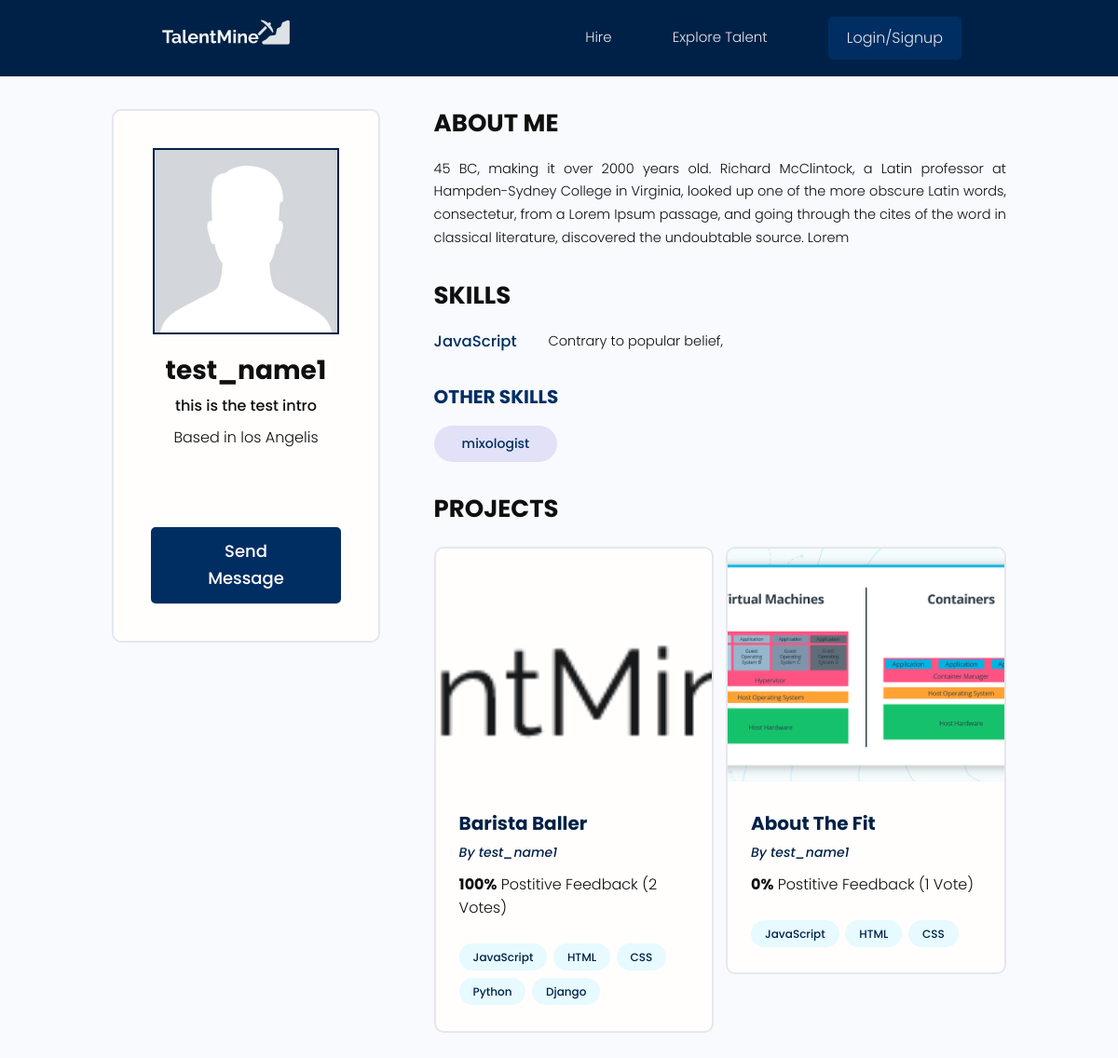
/users/profile/17212aeb-934c-4024-9a14-a50b05b2acdd, run on the app's committed database.
### users/models.py (models this page shows, shortened)
class Profile(models.Model):
    user = models.OneToOneField(User,on_delete=models.CASCADE,null=True,blank=True)
    name = models.CharField(max_length = 100,blank=True,null=True)
    email = models.EmailField(max_length=100,blank=True,null=True)
    username  = models.CharField(max_length = 100,blank=True,null=True)
    location = models.CharField(max_length = 500,blank=True,null=True)
    short_intro  = models.CharField(max_length = 180,blank=True,null=True)
    bio = models.TextField(blank=True,null=True)
    profile_image = models.ImageField(null=True,blank=True,upload_to = 'profiles/',default ="profiles/avatar.jpeg" )
    social_github =  models.CharField(max_length = 5000,blank=True,null=True)
    social_twitter =  models.CharField(max_length = 5000,blank=True,null=True)
    social_linkedin =  models.CharField(max_length = 5000,blank=True,null=True)
    social_website =  models.CharField(max_length = 5000,blank=True,null=True)
    created = models.DateTimeField(auto_now_add=True)
    id = models.UUIDField(default = uuid.uuid4, unique=True,primary_key=True,editable=False)

class Skill(models.Model):
    owner = models.ForeignKey(Profile,on_delete = models.CASCADE,null=True)
    name = models.CharField(max_length = 100,blank=True,null=True)
    description = models.TextField(blank=True,null=True)
    created = models.DateTimeField(auto_now_add=True)
    id = models.UUIDField(default = uuid.uuid4, unique=True,primary_key=True,editable=False)

### projects/models.py (models this page shows, shortened)
class Project(models.Model):
    owner = models.ForeignKey(Profile,null=True,blank=True,on_delete=models.SET_NULL)
    id = models.UUIDField(default = uuid.uuid4, unique=True,primary_key=True,editable=False)
    title = models.CharField(max_length=200)
    description = models.TextField(null=True, blank=True)
    featured_image = models.ImageField(null=True,blank=True,default="default.jpg")
    demo_link = models.CharField(max_length=20000,null=True,blank=True)
    source_link = models.CharField(max_length=20000,null=True,blank=True)
    tags = models.ManyToManyField('Tag',blank=True)
    vote_total = models.IntegerField(default=0,null=True,blank=True)
    vote_ratio = models.IntegerField(default=0,null=True,blank=True)
    created = models.DateTimeField(auto_now_add=True)
    class Meta:
        ordering=['-vote_ratio','-vote_total','title']

class Tag(models.Model):
    name = models.CharField(max_length=200)
    created = models.DateTimeField(auto_now_add=True)
    id = models.UUIDField(default = uuid.uuid4, unique=True,primary_key=True,editable=False)
    def __str__(self):
        return self.name

### users/views.py (the view)
# urls.py: path('profile/<str:pk>',views.userProfile,name='user-profile'),
def userProfile(request,pk):
    profile = Profile.objects.get(id=pk)
    topSkills  = profile.skill_set.exclude(description__exact="")
    otherSkills = profile.skill_set.filter(description="")
    context = {'profile':profile,'topSkills':topSkills,'otherSkills':otherSkills}
    return render(request,'users/user-profile.html',context)

### users/templates/users/user-profile.html (shortened to what this page needs)
{%extends 'main.html'%}
{%block content%}
<main class="profile my-md">
  <div class="container">
    <div class="layout">
      <div class="column column--1of3">
        <div class="card text-center">
          <div class="card__body dev">
            <img class="avatar avatar--xl" src="{{profile.profile_image.url}}" style="border-radius:0px"/>
            <h2 class="dev__name">{{profile.name}}</h2>
            <p class="dev__title">{{profile.short_intro}}</p>
            <p class="dev__location">Based in {{profile.location}}</p>
            <ul class="dev__social">
            </ul>
            <a href="{%url 'create-message' profile.id%}" class="btn btn--sub btn--lg">Send Message </a>
          </div>
        </div>
      </div>
      <div class="column column--2of3">
        <div class="devInfo">
          <h3 class="devInfo__title">About Me</h3>
          <p class="devInfo__about">
            {{profile.bio}}
          </p>
        </div>
        <div class="devInfo">
          <h3 class="devInfo__title">Skills</h3>
          <div class="devInfo__skills">
            {%for skill in topSkills%}
            <div class="devSkill">
              <h4 class="devSkill__title">{{skill.name}}</h4>
              <p class="devSkill__info">
                {{skill.description}}
              </p>
            </div>
            {%endfor%}
            <h3 class="devInfo__subtitle">Other Skills</h3>
            <div class="devInfo__otherSkills">
                {%for skill in otherSkills%}
              <span class="tag tag--pill tag--sub tag--lg">
                <small>{{skill.name}}</small>
              </span>
              {%endfor%}
            </div>
          </div>
        </div>
        <div class="devInfo">
          <h3 class="devInfo__title">Projects</h3>
          <div class="grid grid--two">
            {% for project in profile.project_set.all%}
            <div class="column">
              <div class="card project">
                <a href="{%url 'project' project.id%}" class="project">
                  <img class="project__thumbnail" src="{{project.featured_image.url}}" alt="project thumbnail" />
                  <div class="card__body">
                    <h3 class="project__title">{{project.title}}</h3>
                    <p><a class="project__author" href="">By {{project.owner.name}}</a></p>
                    <p class="project--rating">
                      <span style="font-weight: bold;">{{project.vote_ratio}}%</span> Postitive
                      Feedback ({{project.vote_total}} Vote{{project.vote_total|pluralize:"s"}})
                    </p>
                    <div class="project__tags">
                        {%for tag in project.tags.all%}
                        <span class="tag tag--pill tag--main">
                          <small>{{tag}}</small>
                        </span>
                        {%endfor%}
                    </div>
                  </div>
                </a>
              </div>
            </div>
            {%endfor%}
          </div>
        </div>
      </div>
    </div>
  </div>
</main>
{%endblock content%}

### static/styles/app.css (style rules this page uses)
:root { --color-sub: #2d2d3; }
.btn--sub { background-color: var(--color-sub-light); }
.card { border: 2px solid var(--color-light); }
img { width: 100%; }
.profile .card > .dev { padding: 4rem; }
.dev__name { color: var(--color-sub); font-size: 2.8rem; font-weight: 700; margin-top: 1rem; margin-bottom: 0.5rem; }
.dev__title { font-size: 1.6rem; font-weight: 500; line-height: 1.3; }
.dev__location { margin-top: 1rem; }
.dev__social { margin: 3rem 0; list-style: none; display: flex; justify-content: center; gap: 1.5rem; }
.devInfo { margin-bottom: 3rem; }
.devInfo__title, .devInfo__subtitle { font-size: 2.6rem; color: var(--color-sub); text-transform: uppercase; font-weight: 700; margin-bottom: 1.5rem; }
.devInfo__subtitle { font-size: 2rem; color: var(--color-sub-light); }
.devInfo__about, .devSkill__info { font-size: 1.45rem; line-height: 1.7; text-align: justify; }
.devSkill { margin-bottom: 3rem; }
.devSkill__title { font-size: 1.65rem; font-weight: 500; color: var(--color-sub-light); }
@media screen and (min-width: 700px) { .devSkill { display: flex; justify-content: space-between; gap: 3rem; } }
@media screen and (min-width: 700px) { .devSkill__info { flex-basis: 80%; } }
.project__author { font-size: 1.4rem; font-style: italic; }
.project--rating { margin-bottom: 1.6em; margin-top: .5em; }
.project__thumbnail { height: 25rem; object-fit: cover; object-position: top center; }
.project__title { font-size: 2rem; font-weight: 700; color: var(--color-sub); }

### static/uikit/styles/modules/_variables.css (style rules this page uses)
:root { --color-main: #002147; --color-main-light: #e6faff; --color-sub: #002e63; --color-sub-light: #002e63; --color-sub-lighter: #e1e1f7; --color-text: rgb(15, 15, 15); --color-gray: #8b8b8b; --color-light: #e5e7eb; --color-light-gray: #767676; --color-bg: #f8fafd; --color-white: #fffefd; --color-white-light: #f3f3f3; --color-success: #359e64; --color-success-bg: #def8e8; --color-error: #fc4b0b; --color-error-bg: #fff2ee; --font-base: 'Poppins', arial, helvetica, 'Segoe UI', roboto, ubuntu, sans-serif; --font-monospace: 'Fira Code', 'Courier New', courier, monospace; --font-regular: 300; --font-medium: 500; --font-bold: 700; --generic-shadow: 1px 1px 5px #00000010; --generic-transition: all 0.3s ease-in-out; }

### static/uikit/styles/modules/_base.css (style rules this page uses)
* { margin: 0; padding: 0; box-sizing: border-box; text-rendering: optimizeLegibility; color: inherit; font-size: inherit; }
html { font-size: 50%; }
@media only screen and (min-width: 480px) { html { font-size: 56.25%; } }
@media only screen and (min-width: 1200px) { html { font-size: 62.5%; } }
body { line-height: 1.6; font-weight: 400; font-size: 1.5rem; color: var(--color-text); background-color: var(--color-bg); min-height: 100vh; }

### static/uikit/styles/modules/_typography.css (style rules this page uses)
* { font-family: var(--font-base); }
h2 { font-size: 3.6rem; font-weight: var(--font-bold); }
h3 { font-size: 3.2rem; font-weight: var(--font-medium); }
h4 { font-size: 2.8rem; font-weight: var(--font-medium); }
p, span, strong { font-size: 1.6rem; color: var(--color-text); font-weight: var(--font-regular); }
a { padding-bottom: 2px; text-decoration: none; display: inline-block; color: var(--color-main); font-weight: var(--font-medium); }

### static/uikit/styles/modules/_utilities.css (style rules this page uses)
.container { width: 92%; max-width: 165rem; margin: 0 auto; box-sizing: border-box; }
@media screen and (min-width: 1000px) { .container { width: 90%; } }
@media screen and (min-width: 1200px) { .container { width: 80%; } }
.text-center { text-align: center; }
.my-md { margin: 3rem auto; }

### static/uikit/styles/modules/_avatar.css (style rules this page uses)
.avatar { border-radius: 50%; border: 2px solid var(--color-main); object-fit: cover; }
.avatar--xl { height: 20rem; width: 20rem; }

### static/uikit/styles/modules/_button.css (style rules this page uses)
.btn { display: inline-block; position: relative; cursor: pointer; background-color: var(--color-light); font-weight: var(--font-medium); color: #385499; text-decoration: none; padding: 1rem 2rem; border-radius: 0.5rem; border: none; width: -webkit-fit-content; width: -moz-fit-content; width: fit-content; height: -webkit-fit-content; height: -moz-fit-content; height: fit-content; font-size: 1.6rem; outline-width: 0; outline-color: transparent; -webkit-backface-visibility: hidden; backface-visibility: hidden; transition: all 0.3s ease-in-out; }
.btn--sub { background-color: #385499; color: var(--color-white); }
.btn--lg { font-size: 1.8rem; padding: 1.2rem 4.5rem; }

### static/uikit/styles/modules/_card.css (style rules this page uses)
.card { border-radius: 1rem; background-color: var(--color-white); border: 1.5px solid var(--color-light); width: auto; height: auto; margin-top: 0.5rem; margin-bottom: 0.5rem; overflow: hidden; }
.card__body, .card__header { padding: 2rem 2.5rem; }

### data on the page
Profile: profile_image (placeholder picture), name "test_name1", short_intro "this is the test intro", location "los Angelis", bio "45 BC, making it over 2000 years old. Richard McClintock, a Latin professor at Hampden-Sydney College in Virginia, looked up one of the more obscure Latin words, consectetur, from a Lorem Ipsum passage, and going through the cites of the word in classical literature, discovered the undoubtable source. Lorem"
Skill: name "JavaScript", description "Contrary to popular belief,"
Skill: name "mixologist"
Project: featured_image (placeholder picture), title "Barista Baller", owner.name "test_name1", vote_ratio "100", vote_total "2"
Tag: name "JavaScript"
Tag: name "HTML"
Tag: name "CSS"
Tag: name "Python"
Tag: name "Django"
Project: featured_image (picture), title "About The Fit", owner.name "test_name1", vote_ratio "0", vote_total "1"
